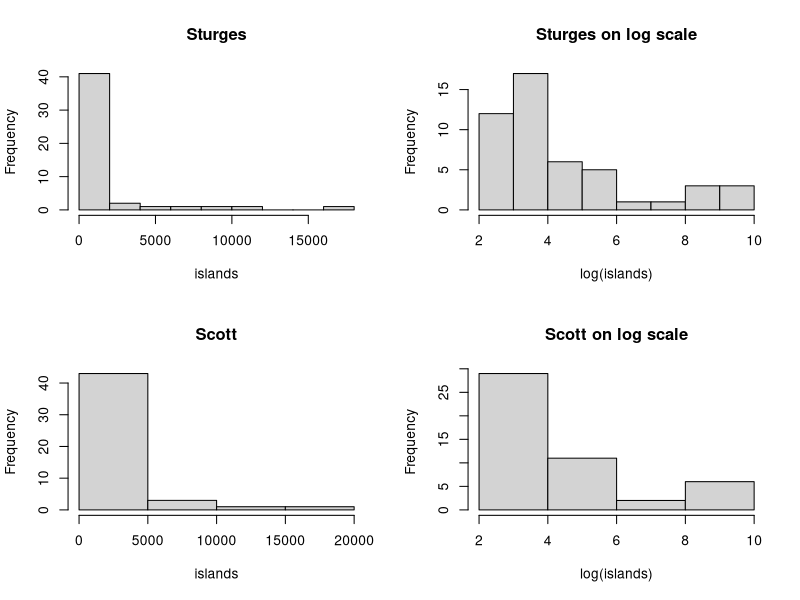
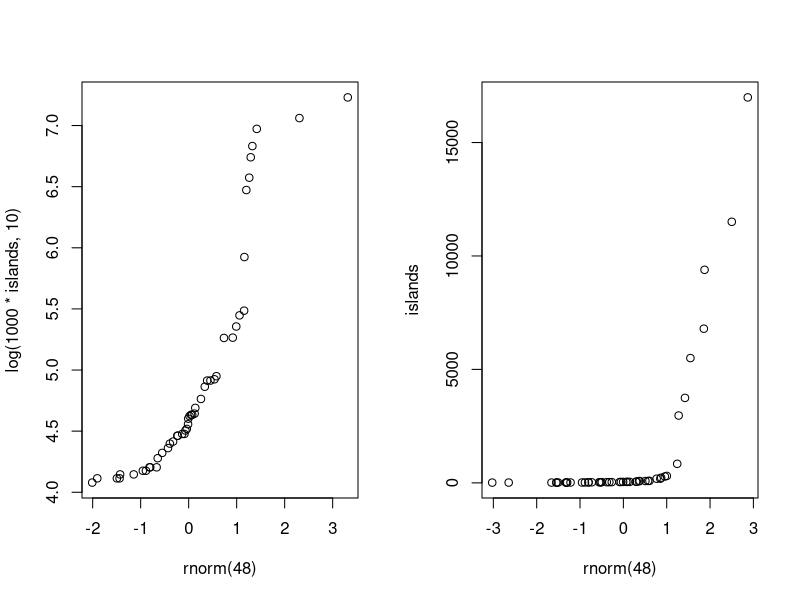
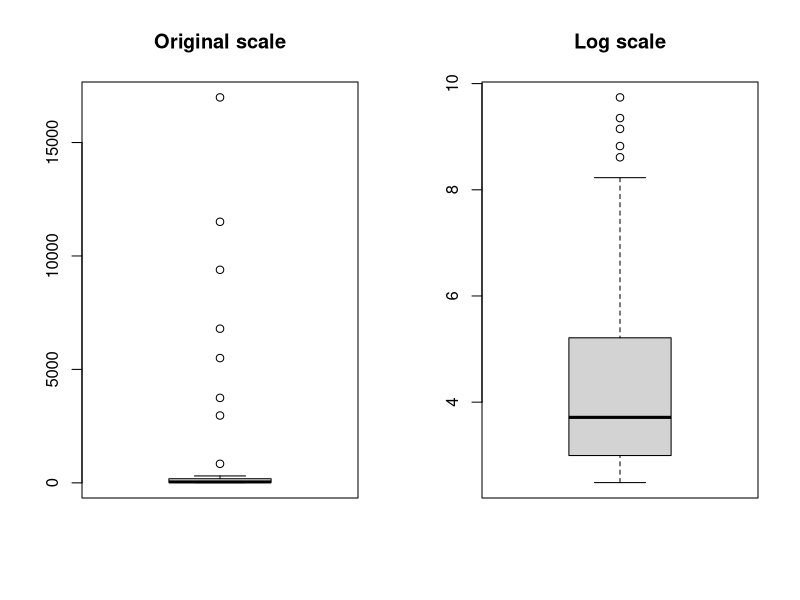
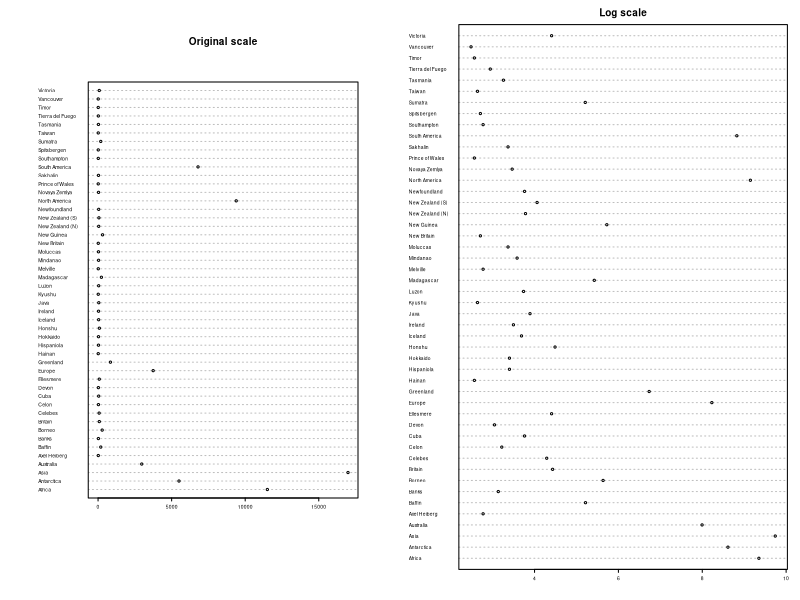
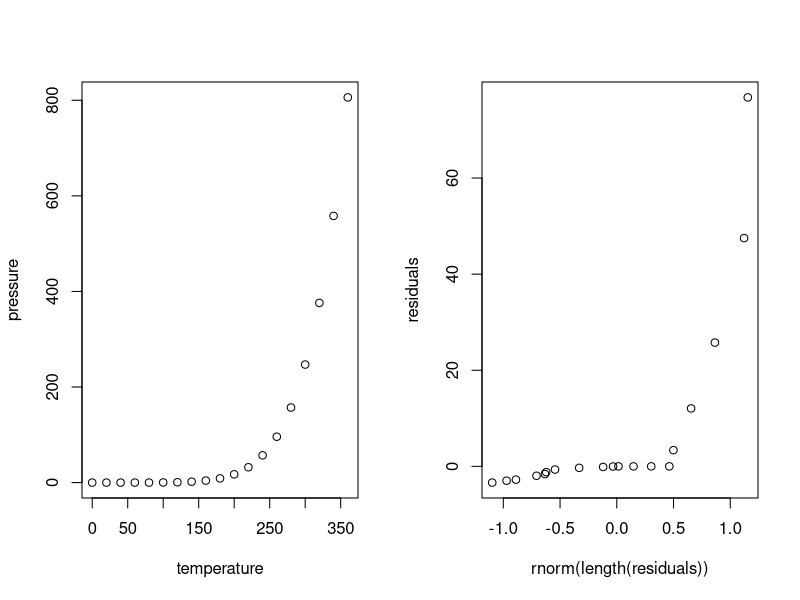
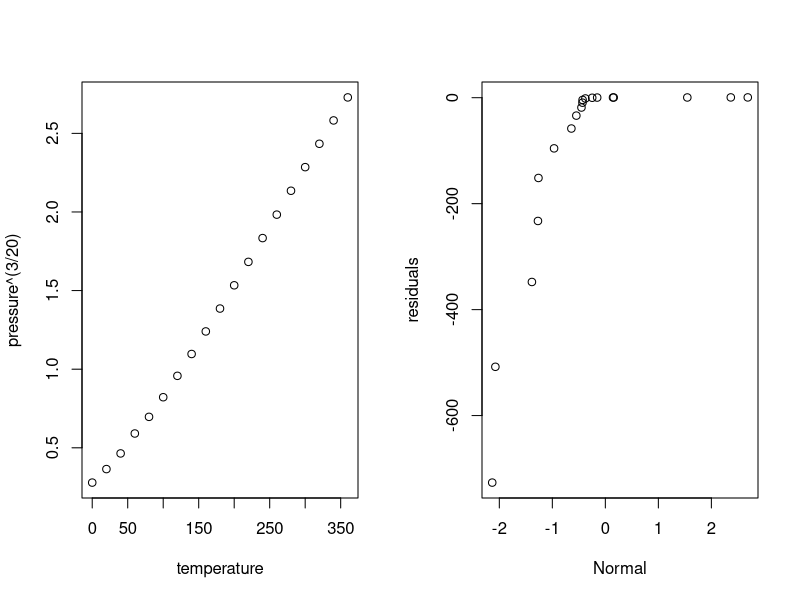
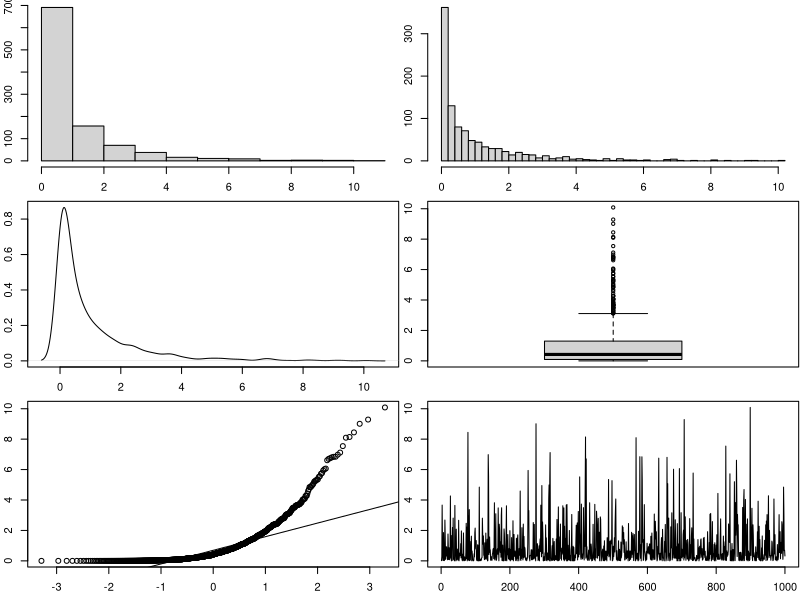
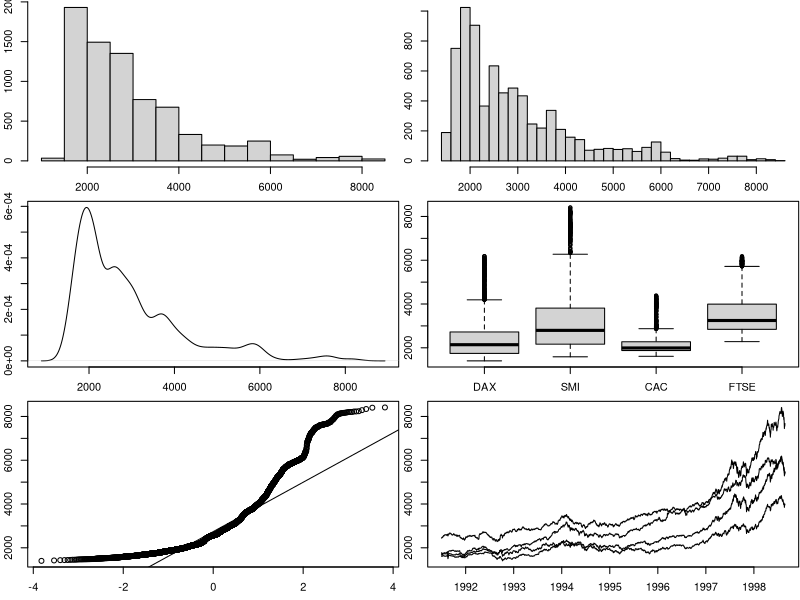

Generate these figures, in order, with R:
## ---- chunk 1
par(mfrow=c(2,2))
hist(islands, breaks = "Sturges", main = "Sturges")
hist(log(islands), breaks = "Sturges", main = "Sturges on log scale")
hist(islands, breaks = "Scott", main = "Scott")
hist(log(islands), breaks = "Scott", main = "Scott on log scale")
## ---- chunk 2
par(mfrow=c(1,2))
qqplot( rnorm(48),log(1000 * islands, 10))
qqplot( rnorm(48),islands)
## ---- chunk 3
par(mfrow=c(1,2))
boxplot(x=islands, main = "Original scale")
boxplot(x=log(islands), main = "Log scale")
## ---- chunk 4
par(mfrow=c(1,2))
dotchart(x=islands,main="Original scale",cex = 0.3, cex.main = 2)
dotchart(x=log(islands),main="Log scale",cex = 0.3, cex.main = 2)
## ---- chunk 5
plot(pressure ~ temperature, data = pressure)
## ---- chunk 6
residuals <- with(pressure, pressure - (0.168 + 0.007 * temperature)^(20 / 3))
qqplot(rnorm(length(residuals)), residuals)
## ---- chunk 7
plot(pressure^(3/20) ~ temperature, data = pressure)
## ---- chunk 8
residuals <- with(pressure, pressure^(3/20) - (0.168 + 0.007*temperature)^(20/3))
Normal <- rnorm(length(residuals))
qqplot(Normal, residuals)
## ---- chunk 9
par(list = list(mfrow = c(3, 2), mar = c(2.5, 2.1, 0.1, 0.1)))
Z <- (rnorm(1000))^2
hist(Z, main = "")
hist(Z, breaks = "Freedman-Diaconis", main = "")
plot(density(Z), main = "")
boxplot(Z)
qqnorm(Z, main = "")
qqline(Z)
ts.plot(Z)
## ---- chunk 10
par(list = list(mfrow = c(3, 2), mar = c(2.5, 2.1, 0.1, 0.1)))
Z <- EuStockMarkets
hist(Z, main = "")
hist(Z, breaks = "Freedman-Diaconis", main = "")
plot(density(Z), main = "")
boxplot(Z)
qqnorm(Z, main = "")
qqline(Z)
ts.plot(Z)
summary(Z)
## ---- chunk 11
plot(pressure ~ temperature, pressure)
curve((0.168 + 0.007 * x)^(20 / 3), from = 0, to = 400, add = TRUE)
## ---- chunk 12
plot(pressure^(3 / 20) ~ temperature, pressure)
abline(lm(pressure^(3 / 20) ~ temperature, pressure))
## ---- chunk 13
plot(pressure^(3 / 20) ~ temperature, pressure)
abline(lm(pressure^(3 / 20) ~ temperature, pressure))
title("Transformed pressure \n value vs temperature")
## ---- chunk 14
par(mfrow = c(2, 1))
plot(pressure ~ temperature, pressure)
curve((0.168 + 0.007 * x)^(20 / 3), from = 0, to = 400, add = TRUE)
title("pressure \nvalue vs temperature")
plot(pressure^(3 / 20) ~ temperature, pressure)
abline(lm(pressure^(3 / 20) ~ temperature, pressure))
title("Transformed pressure \nvalue vs temperature")

par(mfrow = c(1, 2))
plot(pressure ~ temperature, pressure)
curve((0.168 + 0.007 * x)^(20 / 3), from = 0, to = 400, add = TRUE)
title("pressure \nvalue vs temperature")
plot(pressure^(3 / 20) ~ temperature, pressure)
abline(lm(pressure^(3 / 20) ~ temperature, pressure))
title("Transformed pressure \nvalue vs temperature")
